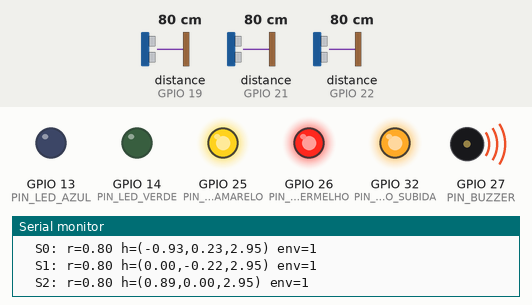
Simulated run of this sketch. Board: ESP32. On the bench: output pins drawn as LEDs (lit = HIGH), buzzer (waves = sounding, pin HIGH), the last lines printed to the serial monitor. Wiring (inferred from the names in the program): 3 × ultrasonic range finder: trigger GPIO 16, echo GPIO 19 / trigger GPIO 17, echo GPIO 21 / trigger GPIO 18, echo GPIO 22. Inputs (shaded band) come from the test bench; at power-on: distance to the obstacle (sensors on GPIO 19, GPIO 21, GPIO 22) 80 cm. The echo pulse lasts 58.3 µs per cm; pins used as bus, display or sensor lines are not drawn.

Above: at 1.14 s.
1.5 s: distance to the obstacle (sensor on GPIO 19) set to 65 cm
4.5 s: distance to the obstacle (sensor on GPIO 19) set to 55 cm
At 4.8 s:
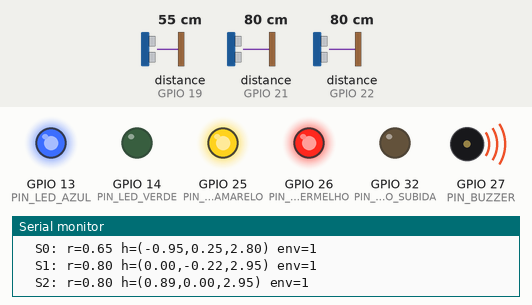
7.5 s: distance to the obstacle (sensor on GPIO 21) set to 2 cm
At 7.53 s:
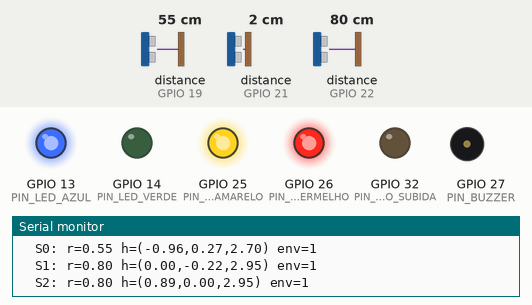
10.5 s: distance to the obstacle (sensor on GPIO 19) set to 70 cm
13.5 s: distance to the obstacle (sensor on GPIO 19) set to 79 cm
At 13.69 s:
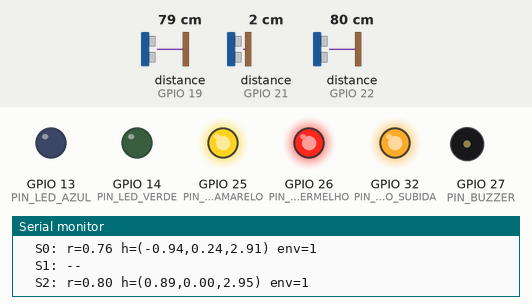
16.5 s: distance to the obstacle (sensor on GPIO 19) set to 100 cm
19.5 s: distance to the obstacle (sensor on GPIO 19) set to 108 cm
At 20.9 s:
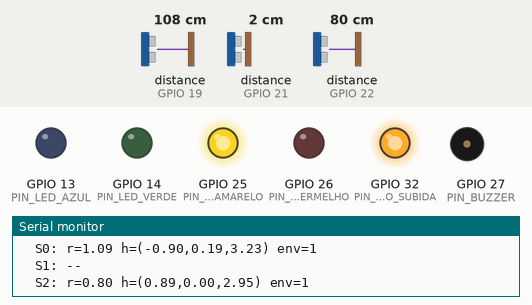
Timing chart, 0 to 22.1 s (numbered marks = the images above; inputs shaded):
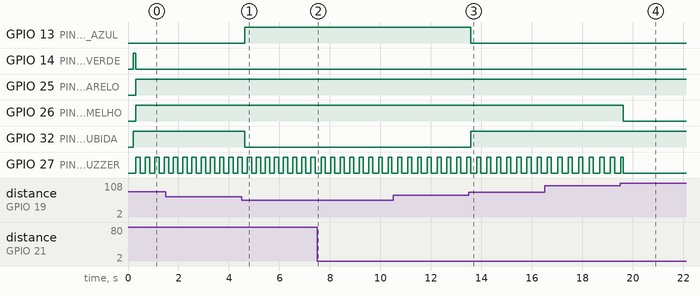

Measured:
- the behaviour switches between 60 and 59 cm on distance to the obstacle (sensor on GPIO 19) (found by bisection; images 0 and 1)
- the behaviour switches between 74 and 75 cm on distance to the obstacle (sensor on GPIO 19) (found by bisection; images 2 and 3)
- the behaviour switches between 105 and 106 cm on distance to the obstacle (sensor on GPIO 19) (found by bisection; images 3 and 4)
- after the input at 4.5 s, GPIO 13 (PIN_LED_AZUL): LOW → HIGH after 0.13 s; GPIO 32 (PIN_BLOQUEIO_SUBIDA): HIGH → LOW after 0.13 s
- after the input at 13.5 s, GPIO 13 (PIN_LED_AZUL): HIGH → LOW after 0.07 s; GPIO 32 (PIN_BLOQUEIO_SUBIDA): LOW → HIGH after 0.07 s
- after the input at 19.5 s, GPIO 26 (PIN_LED_VERMELHO): HIGH → LOW after 0.11 s
- by itself, GPIO 27 (PIN_BUZZER): alternates HIGH for 0.17 s and LOW for 0.25 s

The sketch:

esp32_anti_esmagamento.ino
```cpp
/**
 * SafeAlert / anti-esmagamento — ESP32
 *
 * Modelo geométrico forte (não é trilateração clássica de 1 ponto):
 *   h_i = s_i + r_i * u_i
 *   classificar: dentro do envelope do cesto? teto vs parede?
 *   reforçar com Δh da elevação
 *   só então aplicar faixas (folga operador 1,8 m):
 *     d > 2.50          -> LIVRE
 *     1.20 < d <= 2.50  -> AMARELO
 *     0.60 < d <= 1.20  -> VERMELHO + buzzer (ainda sobe)
 *     d <= 0.60         -> BLOQUEIO (colisão iminente)
 *
 * Hardware exemplo: HC-SR04 (3x). SafeAlert MVP: VL53L1X + TCA9548A.
 */

#include <Arduino.h>
#include "config.h"
#include "geometry.h"

enum EstadoSeguranca {
  LIVRE = 0,
  AMARELO,
  VERMELHO,
  BLOQUEIO
};

EstadoSeguranca estado = LIVRE;
DiagnosticoGeometrico diag{};
float distAmeacaM = NAN;
bool bloqueioAtivo = false;

float rAtual[NUM_SENSORES];
float rPrev[NUM_SENSORES];
HitPoint hits[NUM_SENSORES];

float alturaAtualM = 0.0f;
float alturaPrevM = 0.0f;

unsigned long ultimoLoopMs = 0;
unsigned long buzzerTickMs = 0;
bool buzzerFaseOn = false;

// -------------------- Sensores HC-SR04 --------------------

float lerUltrassonicoCm(int trigPin, int echoPin) {
  digitalWrite(trigPin, LOW);
  delayMicroseconds(2);
  digitalWrite(trigPin, HIGH);
  delayMicroseconds(10);
  digitalWrite(trigPin, LOW);

  unsigned long duracao = pulseIn(echoPin, HIGH, 30000UL);
  if (duracao == 0) return NAN;
  return duracao / 58.0f;
}

float lerSensorMetros(int idx) {
  float soma = 0.0f;
  int ok = 0;
  for (int i = 0; i < MEDIAS_POR_SENSOR; i++) {
    float cm = lerUltrassonicoCm(PIN_TRIG[idx], PIN_ECHO[idx]);
    if (!isnan(cm) && cm > 0.0f) {
      soma += cm;
      ok++;
    }
    delay(5);
  }
  if (ok == 0) return NAN;
  return (soma / ok) / 100.0f;
}

void lerTodosSensores() {
  for (int i = 0; i < NUM_SENSORES; i++) {
    rPrev[i] = rAtual[i];
    rAtual[i] = lerSensorMetros(i);
    hits[i] = calcularHit(i, rAtual[i], rPrev[i]);
  }
}

// -------------------- Elevação --------------------

float lerAlturaPlataformaM() {
  if (PIN_ALTURA_ANALOG >= 0) {
    // Exemplo: mapear 0..3.3V -> 0..8 m (ajuste à sua calibração)
    int raw = analogRead(PIN_ALTURA_ANALOG);
    return (raw / 4095.0f) * 8.0f;
  }
  // Sem sensor de altura: Δh=0 → classificador usa envelope/planos
  return alturaAtualM;
}

bool plataformaSubindo(float deltaH) {
  if (USAR_SINAL_SUBINDO) {
    return digitalRead(PIN_SUBINDO) == HIGH;
  }
  (void)deltaH;
  return true;  // protótipo: sempre avalia geometria
}

// -------------------- Severidade (faixas) --------------------

EstadoSeguranca severidadePorDistancia(float d, bool jaBloqueado) {
  if (isnan(d)) {
    // Sem ameaça geométrica medida: livre (leituras inválidas já tratadas à parte)
    return LIVRE;
  }

  if (jaBloqueado) {
    if (d > DIST_LIBERA_BLOQUEIO_M) {
      // libera histerese e reclassifica abaixo
    } else {
      return BLOQUEIO;
    }
  }

  if (d <= DIST_BLOQUEIO_M) return BLOQUEIO;
  if (d <= DIST_VERMELHO_M) return VERMELHO;
  if (d <= DIST_AMARELO_M)  return AMARELO;
  return LIVRE;
}

EstadoSeguranca decidirEstado(const DiagnosticoGeometrico& g, bool jaBloqueado) {
  // Fail-safe: se esperávamos leituras e todas caíram, bloqueia
  // (no protótipo só quando já havia bloqueio / ameaça recente — evite travar no boot sem alvos)
  if (g.classe == CLASSE_NENHUM) {
    return jaBloqueado ? BLOQUEIO : LIVRE;
  }

  // Parede / fora do escopo: NÃO sobe severidade de bloqueio
  if (g.classe == CLASSE_FORA_ESCOPO || g.classe == CLASSE_PAREDE) {
    EstadoSeguranca s = severidadePorDistancia(g.dAmeaca, false);
    // no máximo AMARELO fraco para monitorar (sem bloqueio)
    if (s == BLOQUEIO || s == VERMELHO) return AMARELO;
    return s;
  }

  // Teto / pontual no envelope / indefinido com consenso
  EstadoSeguranca s = severidadePorDistancia(g.dAmeaca, jaBloqueado);

  if (s == BLOQUEIO && !g.bloqueioRecomendado) {
    // geometria não confirma bloqueio duro → desce um nível
    return VERMELHO;
  }
  return s;
}

// -------------------- Atuadores --------------------

void aplicarSaidas(EstadoSeguranca e) {
  digitalWrite(PIN_LED_VERDE,    (e == LIVRE) ? HIGH : LOW);
  digitalWrite(PIN_LED_AMARELO,  (e == AMARELO || e == VERMELHO || e == BLOQUEIO) ? HIGH : LOW);
  digitalWrite(PIN_LED_VERMELHO, (e == VERMELHO || e == BLOQUEIO) ? HIGH : LOW);
  digitalWrite(PIN_LED_AZUL,     (e == BLOQUEIO) ? HIGH : LOW);

  bool permitirSubida = (e != BLOQUEIO);
  if (RELE_HIGH_PERMITE_SUBIDA) {
    digitalWrite(PIN_BLOQUEIO_SUBIDA, permitirSubida ? HIGH : LOW);
  } else {
    digitalWrite(PIN_BLOQUEIO_SUBIDA, permitirSubida ? LOW : HIGH);
  }

  if (e == VERMELHO || e == BLOQUEIO) {
    unsigned long agora = millis();
    unsigned long fase = buzzerFaseOn ? BUZZER_BEEP_ON_MS : BUZZER_BEEP_OFF_MS;
    if (agora - buzzerTickMs >= fase) {
      buzzerTickMs = agora;
      buzzerFaseOn = !buzzerFaseOn;
    }
    digitalWrite(PIN_BUZZER, buzzerFaseOn ? HIGH : LOW);
  } else {
    digitalWrite(PIN_BUZZER, LOW);
    buzzerFaseOn = false;
  }
}

const char* nomeEstado(EstadoSeguranca e) {
  switch (e) {
    case LIVRE:    return "LIVRE";
    case AMARELO:  return "AMARELO";
    case VERMELHO: return "VERMELHO";
    case BLOQUEIO: return "BLOQUEIO";
    default:       return "?";
  }
}

// -------------------- Setup / Loop --------------------

void setup() {
  Serial.begin(115200);
  delay(200);
  Serial.println();
  Serial.println(F("SafeAlert ESP32 — folga operador 1.8m | bloqueio @ 0.60m"));
  Serial.println(F("Faixas: >2.50 livre | 1.20 amarelo | 0.60 vermelho | <=0.60 bloqueio"));

  for (int i = 0; i < NUM_SENSORES; i++) {
    pinMode(PIN_TRIG[i], OUTPUT);
    pinMode(PIN_ECHO[i], INPUT);
    digitalWrite(PIN_TRIG[i], LOW);
    rAtual[i] = NAN;
    rPrev[i] = NAN;
  }

  pinMode(PIN_LED_VERDE, OUTPUT);
  pinMode(PIN_LED_AMARELO, OUTPUT);
  pinMode(PIN_LED_VERMELHO, OUTPUT);
  pinMode(PIN_LED_AZUL, OUTPUT);
  pinMode(PIN_BUZZER, OUTPUT);
  pinMode(PIN_BLOQUEIO_SUBIDA, OUTPUT);

  if (USAR_SINAL_SUBINDO) {
    pinMode(PIN_SUBINDO, INPUT_PULLDOWN);
  }

  // Boot: permite subida até haver ameaça classificada ( protótipo ).
  // Em produto: preferir fail-safe BLOQUEIO até autoteste OK.
  estado = LIVRE;
  aplicarSaidas(estado);
}

void loop() {
  unsigned long agora = millis();
  if (agora - ultimoLoopMs < PERIODO_LOOP_MS) {
    return;
  }
  ultimoLoopMs = agora;

  alturaPrevM = alturaAtualM;
  alturaAtualM = lerAlturaPlataformaM();
  float deltaH = alturaAtualM - alturaPrevM;
  if (deltaH < 0.0f) deltaH = 0.0f;

  lerTodosSensores();
  diag = classificarObstaculo(hits, NUM_SENSORES, deltaH);
  distAmeacaM = diag.dAmeaca;

  estado = decidirEstado(diag, bloqueioAtivo);
  bloqueioAtivo = (estado == BLOQUEIO);
  aplicarSaidas(estado);

  static unsigned long lastPrint = 0;
  if (agora - lastPrint > 300) {
    lastPrint = agora;
    Serial.print(F("classe="));
    Serial.print(nomeClasse(diag.classe));
    Serial.print(F(" hitsEnv="));
    Serial.print(diag.hitsNoEnvelope);
    Serial.print(F("/"));
    Serial.print(diag.hitsValidos);
    Serial.print(F(" d_ameaca="));
    if (isnan(distAmeacaM)) Serial.print(F("NaN"));
    else {
      Serial.print(distAmeacaM, 2);
      Serial.print(F("m"));
    }
    Serial.print(F(" dH="));
    Serial.print(deltaH, 3);
    Serial.print(F(" estado="));
    Serial.print(nomeEstado(estado));
    Serial.print(F(" blkRec="));
    Serial.println(diag.bloqueioRecomendado ? F("1") : F("0"));

    for (int i = 0; i < NUM_SENSORES; i++) {
      Serial.print(F("  S"));
      Serial.print(i);
      if (!hits[i].valido) {
        Serial.println(F(": --"));
        continue;
      }
      Serial.print(F(": r="));
      Serial.print(hits[i].r, 2);
      Serial.print(F(" h=("));
      Serial.print(hits[i].h.x, 2);
      Serial.print(F(","));
      Serial.print(hits[i].h.y, 2);
      Serial.print(F(","));
      Serial.print(hits[i].h.z, 2);
      Serial.print(F(") env="));
      Serial.println(hits[i].noEnvelope ? F("1") : F("0"));
    }
  }
}
```

geometry.h
```cpp
#pragma once

#include "config.h"
#include <math.h>

// ============================================================
// Modelo geométrico forte
// ----------------------------------------------------------
// NÃO usamos trilateração clássica de um único ponto P.
// Cada ToF/US mede alcance ao longo do seu eixo/FoV.
//
// Pipeline:
//   1) h_i = s_i + r_i * u_i          (ponto de impacto)
//   2) h_i ∈ V_colisao ?              (escopo da máquina)
//   3) classificar plano teto/parede  (se 2+ hits)
//   4) correlacionar com elevação Δh
//   5) só então aplicar faixas (folga op. 1,8 m):
//        >2.50 livre | ≤2.50 amarelo | ≤1.20 vermelho | ≤0.60 bloqueio
// ============================================================

enum ClasseObstaculo {
  CLASSE_NENHUM = 0,
  CLASSE_FORA_ESCOPO,     // impacto fora do envelope (ex.: fachada)
  CLASSE_PAREDE,          // plano vertical / Δr≈0 na subida
  CLASSE_TETO,            // plano horizontal / fecha com Δh
  CLASSE_PONTUAL_ESCOPO,  // 1 hit dentro do envelope (indefinido)
  CLASSE_INDEFINIDO
};

struct HitPoint {
  bool  valido;
  float r;       // distância medida (m)
  float rPrev;   // distância anterior (m)
  Vec3  h;       // ponto de impacto estimado
  bool  noEnvelope;
};

struct DiagnosticoGeometrico {
  ClasseObstaculo classe;
  int   hitsValidos;
  int   hitsNoEnvelope;
  float dAmeaca;          // menor r entre hits no envelope (NaN se nenhum)
  bool  bloqueioRecomendado;
  bool  alertaFraco;      // fora do escopo / parede: monitorar, não bloquear
};

inline Vec3 vadd(Vec3 a, Vec3 b) { return {a.x + b.x, a.y + b.y, a.z + b.z}; }
inline Vec3 vscale(Vec3 a, float s) { return {a.x * s, a.y * s, a.z * s}; }
inline float vdist(Vec3 a, Vec3 b) {
  float dx = a.x - b.x, dy = a.y - b.y, dz = a.z - b.z;
  return sqrtf(dx * dx + dy * dy + dz * dz);
}

inline bool pontoNoEnvelope(const Vec3& h) {
  return (h.x >= ENVELOPE_X_MIN_M && h.x <= ENVELOPE_X_MAX_M &&
          h.y >= ENVELOPE_Y_MIN_M && h.y <= ENVELOPE_Y_MAX_M &&
          h.z >= ENVELOPE_Z_MIN_M);
}

inline HitPoint calcularHit(int i, float r, float rPrev) {
  HitPoint hp{};
  hp.valido = false;
  hp.r = r;
  hp.rPrev = rPrev;
  hp.noEnvelope = false;
  if (isnan(r) || r < DIST_MIN_VALIDA_M || r > DIST_MAX_VALIDA_M) {
    return hp;
  }
  hp.valido = true;
  hp.h = vadd(SENSOR_POS[i], vscale(SENSOR_DIR[i], r));
  hp.noEnvelope = pontoNoEnvelope(hp.h);
  return hp;
}

inline bool pareceTetoPorPlano(const HitPoint* hits, int n) {
  // Z semelhante entre hits válidos no envelope
  float zMin = 1e9f, zMax = -1e9f;
  int c = 0;
  for (int i = 0; i < n; i++) {
    if (!hits[i].valido || !hits[i].noEnvelope) continue;
    zMin = fminf(zMin, hits[i].h.z);
    zMax = fmaxf(zMax, hits[i].h.z);
    c++;
  }
  if (c < 2) return false;
  return (zMax - zMin) <= PLANO_Z_TOL_M;
}

inline bool pareceParedePorPlano(const HitPoint* hits, int n) {
  // X ou Y semelhante (plano vertical), com Z variando mais
  float xMin = 1e9f, xMax = -1e9f;
  float yMin = 1e9f, yMax = -1e9f;
  float zMin = 1e9f, zMax = -1e9f;
  int c = 0;
  for (int i = 0; i < n; i++) {
    if (!hits[i].valido) continue;
    xMin = fminf(xMin, hits[i].h.x); xMax = fmaxf(xMax, hits[i].h.x);
    yMin = fminf(yMin, hits[i].h.y); yMax = fmaxf(yMax, hits[i].h.y);
    zMin = fminf(zMin, hits[i].h.z); zMax = fmaxf(zMax, hits[i].h.z);
    c++;
  }
  if (c < 2) return false;
  bool verticalX = (xMax - xMin) <= PLANO_XY_TOL_M;
  bool verticalY = (yMax - yMin) <= PLANO_XY_TOL_M;
  bool zEspalha = (zMax - zMin) > PLANO_Z_TOL_M;
  return (verticalX || verticalY) && zEspalha;
}

inline bool fechaComoTeto(float r, float rPrev, float deltaH) {
  if (isnan(r) || isnan(rPrev) || deltaH < DH_MIN_PARA_CLASSIFICAR_M) return false;
  float fechou = rPrev - r;  // positivo se aproximou
  return fechou >= (FRACAO_FECHA_TETO * deltaH);
}

inline bool estavelComoParede(float r, float rPrev, float deltaH) {
  if (isnan(r) || isnan(rPrev) || deltaH < DH_MIN_PARA_CLASSIFICAR_M) return false;
  float fechou = fabsf(rPrev - r);
  return fechou < (FRACAO_ESTAVEL_PAREDE * deltaH);
}

/**
 * Classifica o conjunto de hits.
 * deltaH: quanto a plataforma subiu desde a amostra anterior (m). 0 se desconhecido.
 */
inline DiagnosticoGeometrico classificarObstaculo(const HitPoint* hits, int n, float deltaH) {
  DiagnosticoGeometrico d{};
  d.classe = CLASSE_NENHUM;
  d.hitsValidos = 0;
  d.hitsNoEnvelope = 0;
  d.dAmeaca = NAN;
  d.bloqueioRecomendado = false;
  d.alertaFraco = false;

  for (int i = 0; i < n; i++) {
    if (!hits[i].valido) continue;
    d.hitsValidos++;
    if (hits[i].noEnvelope) {
      d.hitsNoEnvelope++;
      if (isnan(d.dAmeaca) || hits[i].r < d.dAmeaca) {
        d.dAmeaca = hits[i].r;
      }
    }
  }

  if (d.hitsValidos == 0) {
    d.classe = CLASSE_NENHUM;
    return d;
  }

  // Só hits fora do envelope → fora do escopo da máquina (parede lateral típica)
  if (d.hitsNoEnvelope == 0) {
    d.classe = CLASSE_FORA_ESCOPO;
    d.alertaFraco = true;
    return d;
  }

  bool tetoPlano = pareceTetoPorPlano(hits, n);
  bool paredePlano = pareceParedePorPlano(hits, n);

  // Reforço por elevação (usa o hit de menor r no envelope)
  bool tetoElev = false;
  bool paredeElev = false;
  for (int i = 0; i < n; i++) {
    if (!hits[i].valido || !hits[i].noEnvelope) continue;
    if (fechaComoTeto(hits[i].r, hits[i].rPrev, deltaH)) tetoElev = true;
    if (estavelComoParede(hits[i].r, hits[i].rPrev, deltaH)) paredeElev = true;
  }

  if (paredePlano && !tetoPlano) {
    d.classe = CLASSE_PAREDE;
    d.alertaFraco = true;
    return d;
  }
  if (paredeElev && !tetoElev && d.hitsNoEnvelope == 1) {
    // um único sensor “grudado” na lateral durante a subida
    d.classe = CLASSE_PAREDE;
    d.alertaFraco = true;
    return d;
  }

  if (tetoPlano || tetoElev) {
    d.classe = CLASSE_TETO;
    d.bloqueioRecomendado =
        (d.hitsNoEnvelope >= MIN_SENSORES_CONSENSO_BLOQUEIO) ||
        (d.hitsNoEnvelope >= 1 && tetoElev);
    return d;
  }

  if (d.hitsNoEnvelope == 1) {
    d.classe = CLASSE_PONTUAL_ESCOPO;
    // conservador no protótipo: permite alertas por faixa, bloqueio só se muito perto
    d.bloqueioRecomendado = (!isnan(d.dAmeaca) && d.dAmeaca <= DIST_BLOQUEIO_M);
    return d;
  }

  // 2+ no envelope sem plano claro → trata como ameaça (fail-safe)
  d.classe = CLASSE_INDEFINIDO;
  d.bloqueioRecomendado = (d.hitsNoEnvelope >= MIN_SENSORES_CONSENSO_BLOQUEIO);
  return d;
}

inline const char* nomeClasse(ClasseObstaculo c) {
  switch (c) {
    case CLASSE_NENHUM:          return "NENHUM";
    case CLASSE_FORA_ESCOPO:     return "FORA_ESCOPO";
    case CLASSE_PAREDE:          return "PAREDE";
    case CLASSE_TETO:            return "TETO";
    case CLASSE_PONTUAL_ESCOPO:  return "PONTUAL_ESCOPO";
    case CLASSE_INDEFINIDO:      return "INDEFINIDO";
    default:                     return "?";
  }
}
```

Source omitted: config.h (4788 bytes)
